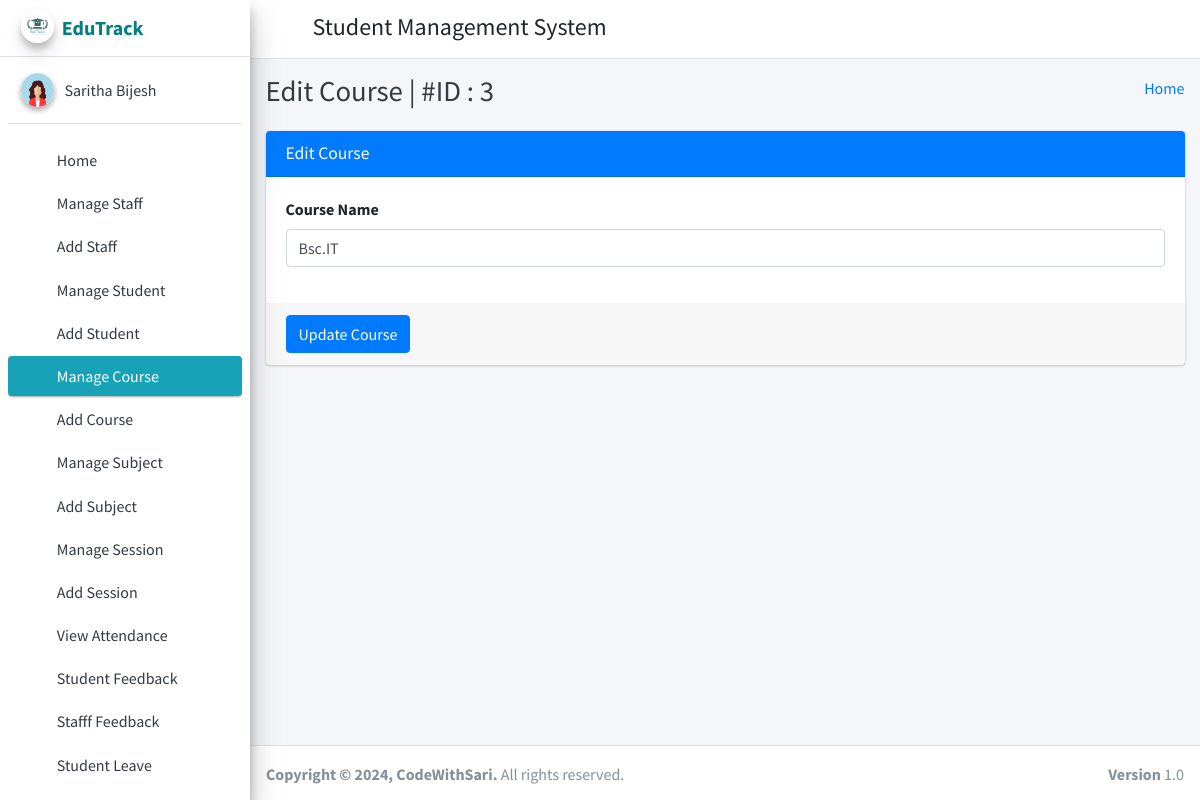
The app's page /edit_course/3/ (signed in) with its own data.
### student_management_app/models.py (models this page shows)
class CustomUser(AbstractUser):
    user_type_data = ((1, "HOD"), (2, "Staff"), (3, "Student"))
    user_type = models.CharField(default=1, choices=user_type_data, max_length=10)

class Courses(models.Model):
    id = models.AutoField(primary_key=True)
    course_name = models.CharField(max_length=255)
    created_at = models.DateTimeField(auto_now_add=True)
    updated_at = models.DateTimeField(auto_now=True)
    objects = models.Manager()

### student_management_app/HodViews.py (the view)
# urls.py: path('edit_course/<course_id>/', HodViews.edit_course, name="edit_course"),
def edit_course(request, course_id):
    course = Courses.objects.get(id=course_id)
    context = {
        "course": course,
        "id": course_id
    }
    return render(request, 'hod_template/edit_course_template.html', context)

### student_management_app/LoginCheckMiddleWare.py (called while the page is built, shortened)
    def process_view(self, request, view_func, view_args, view_kwargs):
        modulename = view_func.__module__
        user = request.user
        if user.is_authenticated:
            if user.user_type == "1":
                if modulename == "student_management_app.HodViews":
                    pass
                elif modulename == "student_management_app.views" or modulename == "django.views.static":
                    pass
                else:
                    return redirect("admin_home")
            else:
                return redirect("login")
        else:
            if request.path == reverse("login") or request.path == reverse("doLogin"):
                pass
            else:
                return redirect("login")

### student_management_app/templates/hod_template/edit_course_template.html (shortened to what this page needs)
{% extends 'hod_template/base_template.html' %}
{% block page_title %}
    Edit Course | #ID : {{ course.id }}
{% endblock page_title %}
{% block main_content %}
{% load static %}
<section class="content">
        <div class="container-fluid">
            <div class="row">
                <div class="col-md-12">
                    <div class="card card-primary">
                    <div class="card-header">
                        <h3 class="card-title">Edit Course</h3>
                    </div>
                    <form role="form" method="POST" action="{% url 'edit_course_save' %}">
                        <div class="card-body">
                            <div class="form-group">
                                <label>Course Name </label>
                                <input type="text" class="form-control" name="course" value="{{ course.course_name }}">
                            </div>
                        </div>
                        <div class="card-footer">
                        <button type="submit" class="btn btn-primary">Update Course</button>
                        </div>
                    </form>
                    </div>
                </div>
            </div>
        </div>
      </section>
  {% endblock main_content %}

### student_management_app/templates/hod_template/sidebar_template.html (shortened to what this page needs)
{% load static %}
<aside class="main-sidebar sidebar-light-info elevation-4">
      <a href="{% url 'admin_home' %}" class="brand-link">
        <img src="{% static 'dist/img/edutracklogo.jpeg' %}" alt="EduTrackLogo" class="brand-image img-circle elevation-3"
            style="opacity: .8">
        <span class="brand-text font-weight-bold" style="color: teal;">EduTrack</span>
      </a>
      <div class="sidebar">
        <div class="user-panel mt-3 pb-3 mb-3 d-flex">
          <div class="image">
            <img src="{% static 'dist/img/profpicgirl1.png' %}" class="img-circle elevation-2" alt="User Image">
          </div>
          <div class="info">
            <a href="{% url 'admin_profile' %}" class="d-block">{{ user.first_name }} {{ user.last_name }}</a>
          </div>
        </div>
        <nav class="mt-2">
          <ul class="nav nav-pills nav-sidebar flex-column" data-widget="treeview" role="menu" data-accordion="false">
            <li class="nav-item">
              {% url 'admin_home' as admin_home %}
              <a href="{{ admin_home }}" class="nav-link {% if request.path == admin_home %} active {% endif %}">
                <i class="nav-icon fas fa-tachometer-alt"></i>
                <p>
                  Home
                </p>
              </a>
            </li>
            <li class="nav-item">
              {% url 'manage_staff' as manage_staff %}
              {% url 'edit_staff' staff_id=id as edit_staff %}
              <a href="{{ manage_staff }}" class="nav-link {% if request.path == manage_staff %} active {% endif %} {% if request.path == edit_staff %} active {% endif %}">
                <i class="nav-icon fas fa-chalkboard-teacher"></i>
                <p>
                  Manage Staff
                </p>
              </a>
            </li>
            <li class="nav-item">
              {% url 'add_staff' as add_staff %}
              <a href="{{ add_staff }}" class="nav-link {% if request.path == add_staff %} active {% endif %}">
                <i class="nav-icon fas fa-th"></i>
                <p>
                  Add Staff
                </p>
              </a>
            </li>
            <li class="nav-item">
              {% url 'manage_student' as manage_student %}
              {% url 'edit_student' student_id=id as edit_student %}
              <a href="{{ manage_student }}" class="nav-link {% if request.path == manage_student %} active {% endif %} {% if request.path == edit_student %} active {% endif %}">
                <i class="nav-icon fas fa-user-graduate"></i>
                <p>
                  Manage Student
                </p>
              </a>
            </li>
            <li class="nav-item">
              {% url 'add_student' as add_student %}
              <a href="{{ add_student }}" class="nav-link {% if request.path == add_student %} active {% endif %}">
                <i class="nav-icon fas fa-th"></i>
                <p>
                  Add Student
                </p>
              </a>
            </li>
            <li class="nav-item">
              {% url 'manage_course' as manage_course %}
              {% url 'edit_course' course_id=id as edit_course %}
              <a href="{{ manage_course }}" class="nav-link {% if request.path == manage_course %} active {% endif %} {% if request.path == edit_course %} active {% endif %}">
                <i class="nav-icon fas fa-chalkboard"></i>
                <p>
                  Manage Course
                </p>
              </a>
            </li>
            <li class="nav-item">
            {% url 'add_course' as add_course %}
              <a href="{{ add_course }}" class="nav-link {% if request.path == add_course %} active {% endif %}">
                <i class="nav-icon fas fa-th"></i>
                <p>
                  Add Course
                </p>
              </a>
            </li>
            <li class="nav-item">
              {% url 'manage_subject' as manage_subject %}
              {% url 'edit_subject' subject_id=id as edit_subject %}
              <a href="{{ manage_subject }}" class="nav-link {% if request.path == manage_subject %} active {% endif %} {% if request.path == edit_subject %} active {% endif %}">
                <i class="nav-icon fas fa-book"></i>
                <p>
                  Manage Subject
                </p>
              </a>
            </li>
            <li class="nav-item">
              {% url 'add_subject' as add_subject %}
              <a href="{{ add_subject }}" class="nav-link {% if request.path == add_subject %} active {% endif %}">
                <i class="nav-icon fas fa-th"></i>
                <p>
                  Add Subject
                </p>
              </a>
            </li>
            <li class="nav-item">
              {% url 'manage_session' as manage_session %}
              {% url 'edit_session' session_id=id as edit_session %}
              <a href="{{ manage_session }}" class="nav-link {% if request.path == manage_session %} active {% endif %} {% if request.path == edit_session %} active {% endif %}">
                <i class="nav-icon fas fa-graduation-cap"></i>
                <p>
                  Manage Session
                </p>
              </a>
            </li>
            <li class="nav-item">
              {% url 'add_session' as add_session %}
              <a href="{{ add_session }}" class="nav-link {% if request.path == add_session %} active {% endif %}">
                <i class="nav-icon fas fa-th"></i>
                <p>
                  Add Session
                </p>
              </a>
            </li>
            <li class="nav-item">
              {% url 'admin_view_attendance' as admin_view_attendance %}
              <a href="{{ admin_view_attendance }}" class="nav-link {% if request.path == admin_view_attendance %} active {% endif %}">
                <i class="nav-icon fas fa-calendar-alt"></i>
                <p>
                  View Attendance
                </p>
              </a>
            </li>
            <li class="nav-item">
              {% url 'student_feedback_message' as student_feedback_message %}
              <a href="{{ student_feedback_message }}" class="nav-link {% if request.path == student_feedback_message %} active {% endif %}">
                <i class="nav-icon fas fa-th"></i>
                <p>
                  Student Feedback
                </p>
              </a>
            </li>
            <li class="nav-item">
              {% url 'staff_feedback_message' as staff_feedback_message %}
              <a href="{{ staff_feedback_message }}" class="nav-link {% if request.path == staff_feedback_message %} active {% endif %}">
                <i class="nav-icon fas fa-th"></i>
                <p>
                  Stafff Feedback
                </p>
              </a>
            </li>
            <li class="nav-item">
              {% url 'student_leave_view' as student_leave_view %}
              <a href="{{ student_leave_view }}" class="nav-link {% if request.path == student_leave_view %} active {% endif %}">
                <i class="nav-icon fas fa-th"></i>
                <p>
                  Student Leave
                </p>
              </a>
            </li>
            <li class="nav-item">
              {% url 'staff_leave_view' as staff_leave_view %}
              <a href="{{ staff_leave_view }}" class="nav-link {% if request.path == staff_leave_view %} active {% endif %}">
                <p>
                </p>
              </a>
            </li>
          </ul>
        </nav>
      </div>
    </aside>

### records on screen
CustomUser: first_name "Saritha", last_name "Bijesh"
Courses: id "3", course "Bsc.IT"
